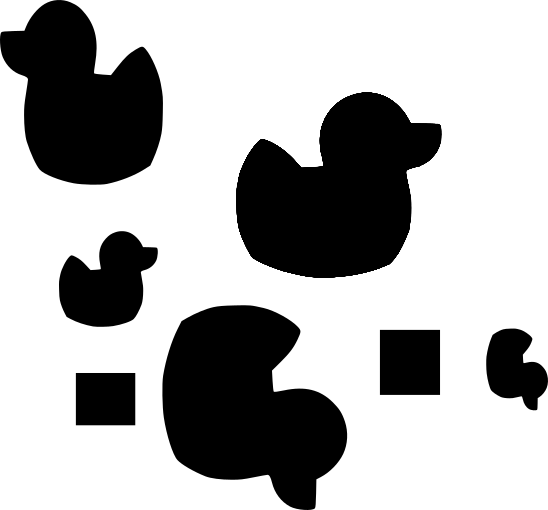
#> input picture A09 - QR Codes/img3.png, 548 x 510 px
$ python Seward.py
#> lines starting #> are read from the running program, lines starting #| are printed output that depends on the picture; after the words box and inside, x2 and y2 are one past the last pixel; in counts of white or black regions, pixels touching at a corner belong together
import cv2
import numpy as np
import math

def normalize(img):
    img = img*1.0
    img = img-np.min(img)
    img /= img.max()
    img *= 255.99999
    return np.uint8(img)

def show(img, waitTime=0):
    cv2.imshow('output.png', img)
    cv2.waitKey(waitTime)
    if not waitTime:
        cv2.destroyAllWindows()

img = 255-cv2.imread("img3.png",0)
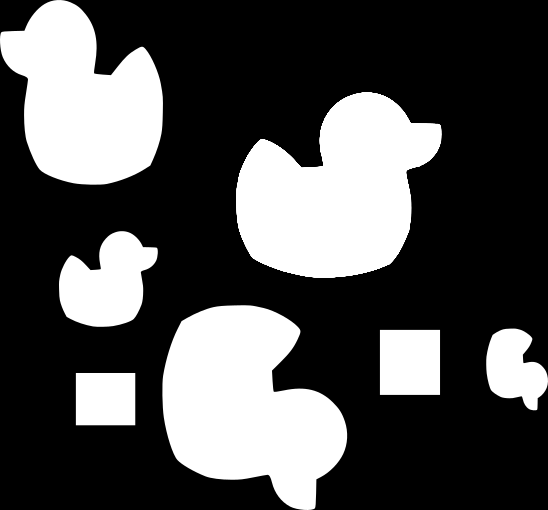
#> img: shape (510, 548); min 0, max 255, mean 79.5
# _, img = cv2.threshold(img, 120, 255, cv2.THRESH_BINARY, -1)
show(img)

contours, hierarchy = cv2.findContours(img, cv2.RETR_TREE, cv2.CHAIN_APPROX_NONE)
#> contours = 7 contours; box (x1, y1, x2, y2) and area: (236, 92, 442, 278) 25266, (162, 305, 348, 510) 25194, (0, 0, 163, 185) 20022, (59, 231, 158, 327) 6296, (379, 329, 441, 395) 3965, (486, 328, 548, 411) 3378, (75, 372, 136, 426) 3179
# print(hierarchy)
#[nextSib, prevSib, firstChild, parent]

output = cv2.cvtColor(img, cv2.COLOR_GRAY2BGR)
UNIQUE_OBJECTS = []
for i, c in enumerate(contours):
    cv2.drawContours(output, contours, i, (0, 255, 0), 2)
    m = cv2.moments(c)
    hu = cv2.HuMoments(m)
    for j, moment in enumerate(hu):
        hu[j] = math.log(abs(moment), 10)*math.copysign(1.0, moment)*-1
    # (lambda x: [print(abs(int(x[j]))) for j in range(len(x))])(hu)
    # print(f"Shape{i}")
    # print("---")

    x = m['m10']/m['m00']
    y = m['m01']/m['m00']
    r = (m['m00']**.5)/2

    h = abs(int(hu[-1]))
    print(hu)
    if h not in UNIQUE_OBJECTS:
        UNIQUE_OBJECTS.append(h)

    cv2.circle(output, (int(x), int(y)), 3, (0, 255, 0), 3)
    cv2.putText(output, str(UNIQUE_OBJECTS.index(h)), (int(x+r), int(y+r)), cv2.FONT_HERSHEY_SIMPLEX, 1, (0, 0, 255), 1, 2)
#> this loop made 7 passes
#> (x, y, r, h) on passes 1 to 7: (105, 398.5, 28.19, 26), (409.5, 361.5, 31.48, 53), (514.1, 367.8, 29.06, 8), (246.8, 404.3, 79.36, 8), (106.6, 282.4, 39.68, 8), (335.7, 191.9, 79.48, 8), (83.23, 99.37, 70.75, 8)
#> (printed output is left out)
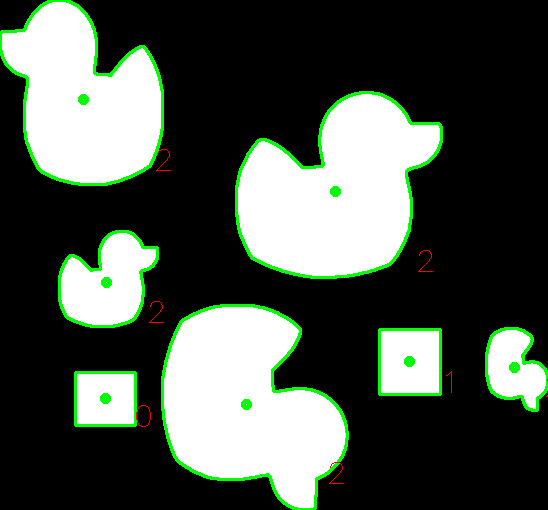
#> output: shape (510, 548, 3); mean B, G, R 74.4, 84.3, 74.7
#> after the loop, UNIQUE_OBJECTS = [26, 53, 8]


show(output)
print(UNIQUE_OBJECTS)
#| [26, 53, 8]


# [8 lines of commented-out code are left out]
